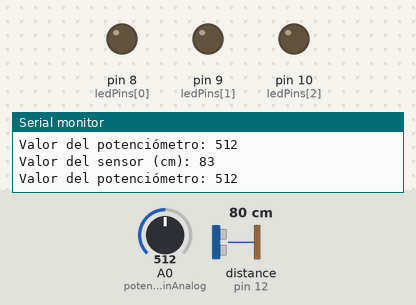
The sketch below on a simulated Arduino Uno, built with avr-gcc and run on an emulated ATmega328P. Shown: output pins drawn as LEDs (lit = HIGH), the last lines printed to the serial monitor. Wiring (inferred from the names in the program): ultrasonic range finder: trigger pin 11; echo pin 12. Dashed ring = blinking. The test bench sets the inputs (shaded band); at power-on: A0 (potentiometerPinAnalog) = 512, distance to the obstacle (sensor on pin 12) 80 cm. The echo pulse lasts 58.3 µs per cm; pins used as bus, display or sensor lines are not drawn.

Above: at 1.3 s.
1.4 s: A0 (potentiometerPinAnalog) set to 984
2.9 s: A0 (potentiometerPinAnalog) set to 1014
At 4.2 s:
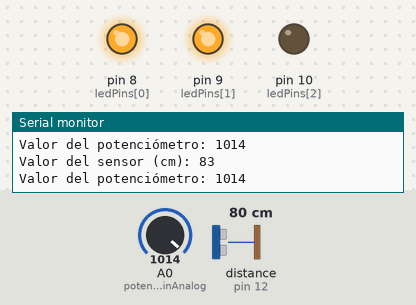
4.5 s: distance to the obstacle (sensor on pin 12) set to 23 cm
7.5 s: distance to the obstacle (sensor on pin 12) set to 18 cm
At 9.4 s:
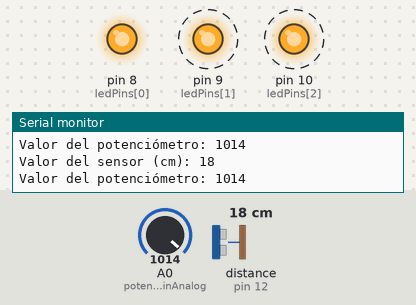
10.5 s: distance to the obstacle (sensor on pin 12) set to 11 cm
13.5 s: distance to the obstacle (sensor on pin 12) set to 8 cm
At 14.7 s:
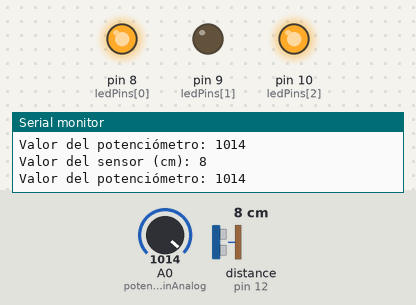
Timing chart, 0 to 16.0 s (numbered marks = the images above; inputs shaded):
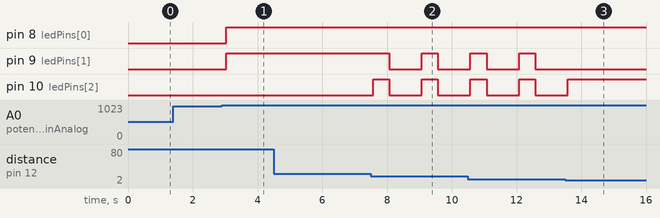

Measured:
- the behaviour switches between 1000 and 1001 on A0 (potentiometerPinAnalog) (found by bisection; images 0 and 1)
- the behaviour switches between 21 and 20 cm on distance to the obstacle (sensor on pin 12) (found by bisection; images 1 and 2)
- the behaviour switches between 10 and 9 cm on distance to the obstacle (sensor on pin 12) (found by bisection; images 2 and 3)
- after the input at 2.9 s, pin 8 (ledPins[0]), pin 9 (ledPins[1]): LOW → HIGH after 0.14 s
- after the input at 7.5 s, pin 9 (ledPins[1]): HIGH → LOW after 0.57 s, → HIGH 1.0 s later, → LOW 0.50 s later; pin 10 (ledPins[2]): alternates HIGH for 0.50 s and LOW for 1.0 s, starting after 0.07 s
- after the input at 13.5 s, pin 9 (ledPins[1]): stops changing and stays LOW; pin 10 (ledPins[2]): goes on until 13.6 s, then stays HIGH

The sketch:

Primer_Parcial.ino
```cpp
/* Primer Parcial
 *  Led de Prendido
 *  Led A
 *  Led B
 *  Sensor Ultrasonico
 *  Potenciometro
 *
 *  Si el potenciometro esta en el extremo derecho, entonces:
 *  El sistema se prende (Led de Prendido ON)
 *
 *  Si el potenciometro esta en el extremo izquierdo
 *  Led prendido en OFF (Sistema apagado)
 *
 *  Si el Sistema esta prendido
 *  Si el sensor ultrasonico detecta:
 *  Distancia mayor a 20 cm (Led A prendido y Led B apagado)
 *  Distancia menor a 10 cm (Led B prendido y Led A apagado)
 *  Distancia entre 10 y 20 cm (Led A y Led B se prenden )
 */
#include <Ultrasonic.h>

// Ultrasonic sensor
int triggerPin = 11; // disparador (emisor)
int echoPin = 12; // echo (receptor)
Ultrasonic ultrasonicSensor(triggerPin, echoPin);
int distance;

// Potentiometer
int potentiometerPinAnalog = A0;
int potentiometerValue;

// LEDs
int ledPins[] = {8, 9, 10};

void setup() {
  // put your setup code here, to run once:
  Serial.begin(9600);
  // indicamos los pines como salida
  for (int i = 0; i < 3; i++) {
    pinMode(ledPins[i], OUTPUT);
  }
}

void loop() {
  distance = ultrasonicSensor.read(); // Obtenemos la distancia en cm
  potentiometerValue = analogRead(potentiometerPinAnalog); // Obtenemos el valor del potenciómetro entre 0 - 1023
  Serial.print("Valor del sensor (cm): ");
  Serial.println(distance);

  Serial.print("Valor del potenciómetro: ");
  Serial.println(potentiometerValue);

  if (potentiometerValue <= 1000) { // Extremo izquierdo OFF (apagado)
    apagarLeds();
  } else { // Extremo derecho ON (encendido)
    encenderLed(0);

    if (distance > 20) {
      encenderLed(1);
      apagarLed(2);
    } else if (distance < 10) {
      apagarLed(1);
      encenderLed(2);
    } else {
      flashLeds(1, 2, 500); // Intermitencia entre los LEDs 1 y 2
    }
  }
  delay(500);
}

void apagarLeds() {
  for (int i = 0; i < 3; i++) {
    apagarLed(i);
  }
}

void apagarLed(int ledPin) {
  digitalWrite(ledPins[ledPin], LOW);
}

void encenderLed(int ledPin) {
  digitalWrite(ledPins[ledPin], HIGH);
}

void flashLeds(int ledPin1, int ledPin2, int tiempo) {
  encenderLed(ledPin1);
  encenderLed(ledPin2);
  delay(tiempo);
  apagarLed(ledPin1);
  apagarLed(ledPin2);
  delay(tiempo);
}
```
